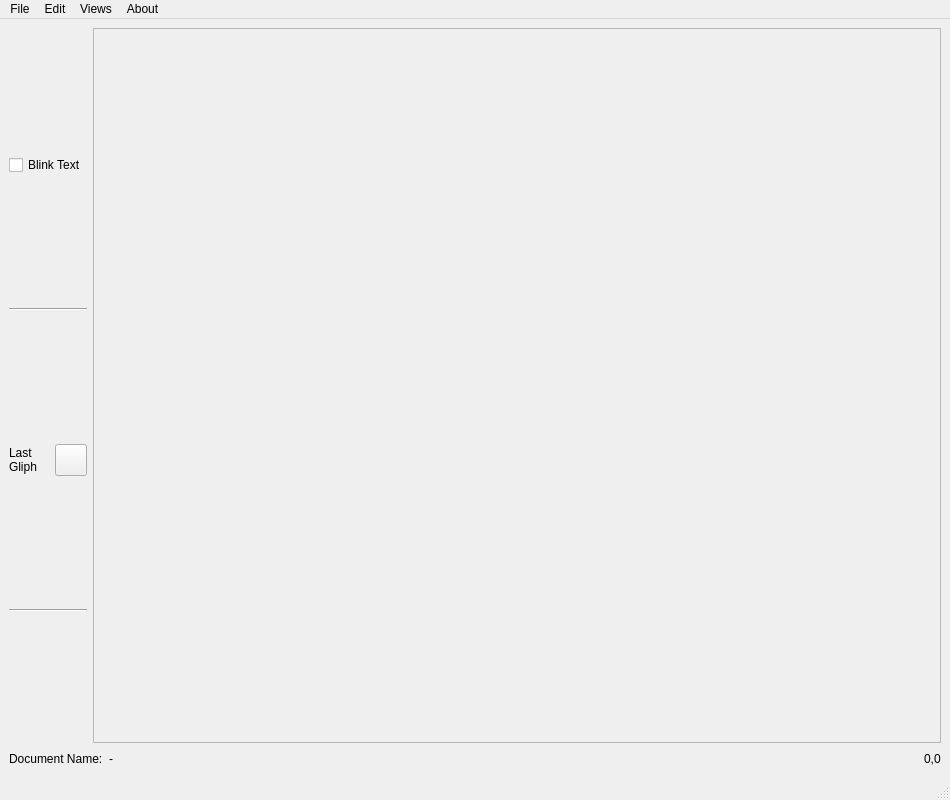
<?xml version="1.0" encoding="UTF-8"?>
<ui version="4.0">
 <class>MainWindow</class>
 <widget class="QMainWindow" name="MainWindow">
  <property name="geometry">
   <rect>
    <x>0</x>
    <y>0</y>
    <width>950</width>
    <height>800</height>
   </rect>
  </property>
  <property name="sizePolicy">
   <sizepolicy hsizetype="Preferred" vsizetype="Preferred">
    <horstretch>0</horstretch>
    <verstretch>0</verstretch>
   </sizepolicy>
  </property>
  <property name="windowTitle">
   <string>MainWindow</string>
  </property>
  <widget class="QWidget" name="centralwidget">
   <layout class="QGridLayout" name="gridLayout">
    <item row="0" column="0">
     <layout class="QVBoxLayout" name="paletteLayout">
      <item>
       <widget class="QCheckBox" name="cbBlink">
        <property name="text">
         <string>Blink Text</string>
        </property>
        <property name="shortcut">
         <string>Alt+B</string>
        </property>
       </widget>
      </item>
      <item>
       <widget class="Line" name="line">
        <property name="orientation">
         <enum>Qt::Orientation::Horizontal</enum>
        </property>
       </widget>
      </item>
      <item>
       <layout class="QHBoxLayout" name="horizontalLayout_2">
        <item>
         <widget class="QLabel" name="label">
          <property name="text">
           <string>Last
Gliph</string>
          </property>
         </widget>
        </item>
        <item>
         <widget class="QToolButton" name="tbChar">
          <property name="sizePolicy">
           <sizepolicy hsizetype="Maximum" vsizetype="Maximum">
            <horstretch>0</horstretch>
            <verstretch>0</verstretch>
           </sizepolicy>
          </property>
          <property name="maximumSize">
           <size>
            <width>32</width>
            <height>32</height>
           </size>
          </property>
          <property name="font">
           <font>
            <family>Hack</family>
            <pointsize>24</pointsize>
           </font>
          </property>
          <property name="toolTip">
           <string>Last Gliph</string>
          </property>
          <property name="text">
           <string/>
          </property>
         </widget>
        </item>
       </layout>
      </item>
      <item>
       <widget class="Line" name="line_2">
        <property name="orientation">
         <enum>Qt::Orientation::Horizontal</enum>
        </property>
       </widget>
      </item>
     </layout>
    </item>
    <item row="0" column="1">
     <widget class="QScrollArea" name="scrollArea">
      <property name="verticalScrollBarPolicy">
       <enum>Qt::ScrollBarPolicy::ScrollBarAsNeeded</enum>
      </property>
      <property name="widgetResizable">
       <bool>false</bool>
      </property>
      <widget class="QWidget" name="scrollAreaWidgetContents">
       <property name="geometry">
        <rect>
         <x>0</x>
         <y>0</y>
         <width>766</width>
         <height>575</height>
        </rect>
       </property>
      </widget>
     </widget>
    </item>
    <item row="1" column="0" colspan="2">
     <layout class="QHBoxLayout" name="horizontalLayout">
      <item>
       <widget class="QLabel" name="label_2">
        <property name="text">
         <string>Document Name:</string>
        </property>
       </widget>
      </item>
      <item>
       <widget class="QLabel" name="lbdocname">
        <property name="text">
         <string>-</string>
        </property>
       </widget>
      </item>
      <item>
       <spacer name="horizontalSpacer">
        <property name="orientation">
         <enum>Qt::Orientation::Horizontal</enum>
        </property>
        <property name="sizeHint" stdset="0">
         <size>
          <width>40</width>
          <height>20</height>
         </size>
        </property>
       </spacer>
      </item>
      <item>
       <widget class="QLabel" name="lbrowscols">
        <property name="text">
         <string>0,0</string>
        </property>
       </widget>
      </item>
     </layout>
    </item>
   </layout>
  </widget>
  <widget class="QMenuBar" name="menubar">
   <property name="geometry">
    <rect>
     <x>0</x>
     <y>0</y>
     <width>950</width>
     <height>21</height>
    </rect>
   </property>
   <widget class="QMenu" name="menuFile">
    <property name="title">
     <string>File</string>
    </property>
    <addaction name="actionNew_Ansi_Art"/>
    <addaction name="actionLoad"/>
    <addaction name="actionSave"/>
    <addaction name="actionSave_As"/>
    <addaction name="separator"/>
    <addaction name="actionExit"/>
   </widget>
   <widget class="QMenu" name="menuShow">
    <property name="title">
     <string>Views</string>
    </property>
    <addaction name="actionGliph_Window"/>
    <addaction name="actionEdit_Sauce_infos"/>
   </widget>
   <widget class="QMenu" name="menuEdit">
    <property name="title">
     <string>Edit</string>
    </property>
    <addaction name="actionUndo"/>
    <addaction name="actionCopy"/>
    <addaction name="actionCut"/>
    <addaction name="actionPaste"/>
    <addaction name="separator"/>
    <addaction name="actionRemove_Line"/>
    <addaction name="separator"/>
    <addaction name="actionDisable_2J"/>
   </widget>
   <widget class="QMenu" name="menuAbout">
    <property name="title">
     <string>About</string>
    </property>
    <addaction name="actionAbout"/>
   </widget>
   <addaction name="menuFile"/>
   <addaction name="menuEdit"/>
   <addaction name="menuShow"/>
   <addaction name="menuAbout"/>
  </widget>
  <widget class="QStatusBar" name="statusbar"/>
  <action name="actionLoad">
   <property name="icon">
    <iconset theme="document-open"/>
   </property>
   <property name="text">
    <string>&amp;Load</string>
   </property>
   <property name="shortcut">
    <string>Alt+L</string>
   </property>
  </action>
  <action name="actionSave">
   <property name="icon">
    <iconset theme="document-save"/>
   </property>
   <property name="text">
    <string>&amp;Save</string>
   </property>
   <property name="shortcut">
    <string>Alt+S</string>
   </property>
  </action>
  <action name="actionSave_As">
   <property name="icon">
    <iconset theme="document-save-as"/>
   </property>
   <property name="text">
    <string>Save &amp;As...</string>
   </property>
   <property name="shortcut">
    <string>Alt+A</string>
   </property>
  </action>
  <action name="actionExit">
   <property name="icon">
    <iconset theme="application-exit"/>
   </property>
   <property name="text">
    <string>&amp;Quit</string>
   </property>
   <property name="shortcut">
    <string>Alt+Q</string>
   </property>
  </action>
  <action name="actionGliph_Window">
   <property name="icon">
    <iconset theme="format-text-bold"/>
   </property>
   <property name="text">
    <string>&amp;Gliph Window</string>
   </property>
   <property name="shortcut">
    <string>Alt+G</string>
   </property>
  </action>
  <action name="actionNew_Ansi_Art">
   <property name="icon">
    <iconset theme="document-new"/>
   </property>
   <property name="text">
    <string>&amp;New Ansi Art</string>
   </property>
   <property name="shortcut">
    <string>Alt+N</string>
   </property>
  </action>
  <action name="actionUndo">
   <property name="icon">
    <iconset theme="document-revert"/>
   </property>
   <property name="text">
    <string>&amp;Undo</string>
   </property>
   <property name="shortcut">
    <string>Ctrl+Z</string>
   </property>
  </action>
  <action name="actionCopy">
   <property name="icon">
    <iconset theme="edit-copy"/>
   </property>
   <property name="text">
    <string>&amp;Copy</string>
   </property>
   <property name="shortcut">
    <string>Ctrl+C</string>
   </property>
  </action>
  <action name="actionPaste">
   <property name="icon">
    <iconset theme="edit-paste"/>
   </property>
   <property name="text">
    <string>&amp;Paste</string>
   </property>
   <property name="shortcut">
    <string>Ctrl+V</string>
   </property>
  </action>
  <action name="actionCut">
   <property name="icon">
    <iconset theme="edit-cut"/>
   </property>
   <property name="text">
    <string>Cut</string>
   </property>
   <property name="shortcut">
    <string>Ctrl+X</string>
   </property>
  </action>
  <action name="actionEdit_Sauce_infos">
   <property name="icon">
    <iconset theme="document-properties"/>
   </property>
   <property name="text">
    <string>&amp;Edit Sauce infos</string>
   </property>
   <property name="toolTip">
    <string>Edit Sauce Infos</string>
   </property>
   <property name="shortcut">
    <string>Alt+E</string>
   </property>
  </action>
  <action name="actionDisable_2J">
   <property name="checkable">
    <bool>true</bool>
   </property>
   <property name="checked">
    <bool>false</bool>
   </property>
   <property name="text">
    <string>&amp;Disable 2J (clear screen)</string>
   </property>
   <property name="toolTip">
    <string>Disable &lt;esc&gt;[2J (clear screen) command</string>
   </property>
  </action>
  <action name="actionRemove_Line">
   <property name="icon">
    <iconset theme="edit-delete"/>
   </property>
   <property name="text">
    <string>&amp;Remove current line</string>
   </property>
   <property name="shortcut">
    <string>Alt+Del</string>
   </property>
  </action>
  <action name="actionAbout">
   <property name="icon">
    <iconset theme="help-about"/>
   </property>
   <property name="text">
    <string>&amp;About AnsiEditor</string>
   </property>
   <property name="shortcut">
    <string>Alt+B</string>
   </property>
  </action>
 </widget>
 <resources/>
 <connections>
  <connection>
   <sender>menubar</sender>
   <signal>triggered(QAction*)</signal>
   <receiver>MainWindow</receiver>
   <slot>actionClick(QAction*)</slot>
   <hints>
    <hint type="sourcelabel">
     <x>474</x>
     <y>10</y>
    </hint>
    <hint type="destinationlabel">
     <x>474</x>
     <y>399</y>
    </hint>
   </hints>
  </connection>
  <connection>
   <sender>tbChar</sender>
   <signal>released()</signal>
   <receiver>MainWindow</receiver>
   <slot>tbCharClick()</slot>
   <hints>
    <hint type="sourcelabel">
     <x>49</x>
     <y>413</y>
    </hint>
    <hint type="destinationlabel">
     <x>474</x>
     <y>399</y>
    </hint>
   </hints>
  </connection>
 </connections>
 <slots>
  <slot>actionClick(QAction*)</slot>
  <slot>tbCharClick()</slot>
 </slots>
</ui>
